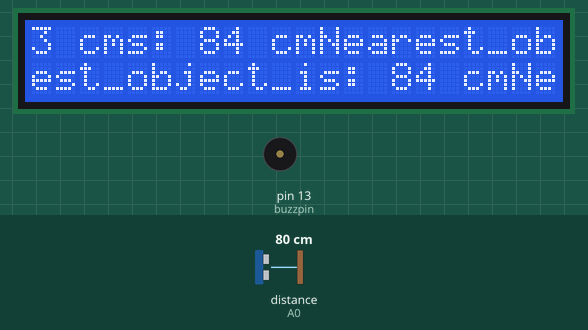
Simulated run of this sketch. Board: Arduino Uno, built with avr-gcc and run on an emulated ATmega328P. Parts: 22×2 character LCD, buzzer (waves = sounding, pin HIGH). Wiring (inferred from the names in the program): ultrasonic range finder: trigger A1; echo A0. Inputs (shaded band) come from the test bench; at power-on: distance to the obstacle (sensor on A0) 80 cm. The echo pulse lasts 58.3 µs per cm; pins used as bus, display or sensor lines are not drawn.

Above: at 1.13 s.
1.3 s: distance to the obstacle (sensor on A0) set to 2 cm
At 1.33 s:
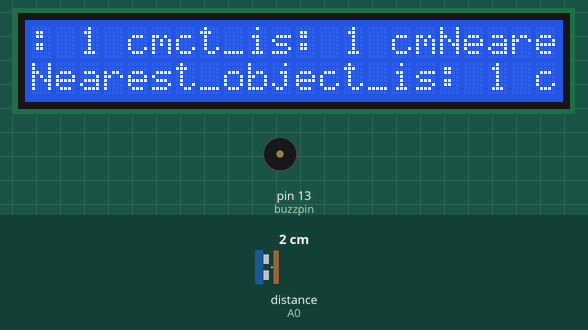
2.8 s: distance to the obstacle (sensor on A0) set to 60 cm
At 2.82 s:
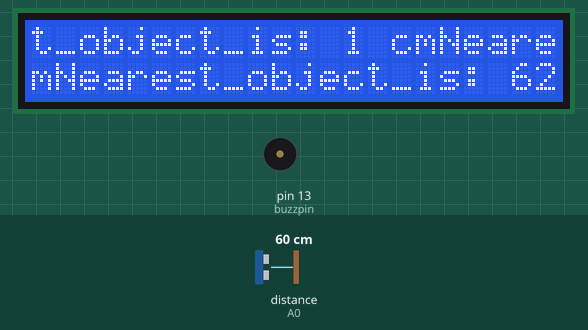
4.3 s: distance to the obstacle (sensor on A0) set to 250 cm
At 4.35 s:
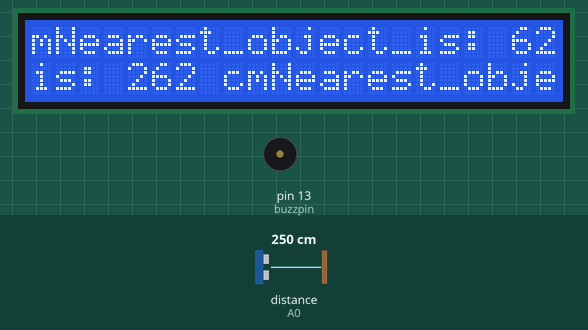
5.8 s: distance to the obstacle (sensor on A0) set to 18 cm
At 7.5 s:
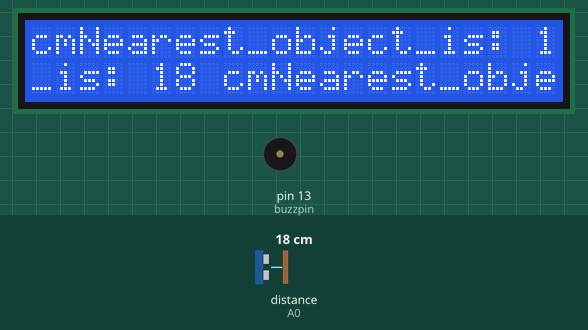

The sketch:

micro_radar.ino
```cpp
// include the library code:
#include <LiquidCrystal.h>
// initialize the library with the numbers of the interface pins
LiquidCrystal lcd(12, 11, 5, 4, 3, 2);
//ultrasonic_sensor
const int trigPin = A1;
const int echoPin = A0;
const int buzzpin = 13;
// defines variables
long duration;
int distance;
void setup() {
  // put your setup code here, to run once:
pinMode(trigPin, OUTPUT); // Sets the trigPin as an Output
pinMode(echoPin, INPUT); // Sets the echoPin as an Input
pinMode(buzzpin, OUTPUT);
  // set up the LCD's number of columns and rows:
lcd.begin(22, 2);
  // Print a message to the LCD.
lcd.print("Hello,starting_radar");
Serial.begin(9600); // Starts the serial communication
}

void loop() {
  // put your main code here, to run repeatedly:
digitalWrite(trigPin, LOW);
delayMicroseconds(10);
// Sets the trigPin on HIGH state for 10 micro seconds
digitalWrite(trigPin, HIGH);
delayMicroseconds(20);
digitalWrite(trigPin, LOW);
// Reads the echoPin, returns the sound wave travel time in microseconds
duration = pulseIn(echoPin, HIGH);
// Calculating the distance
distance= (duration-5.1714)*0.01802256;
// Prints the distance on the Serial Monitor
lcd.print("Nearest_object_is: " );
lcd.print(distance);
lcd.print(" cm" );
}
```
